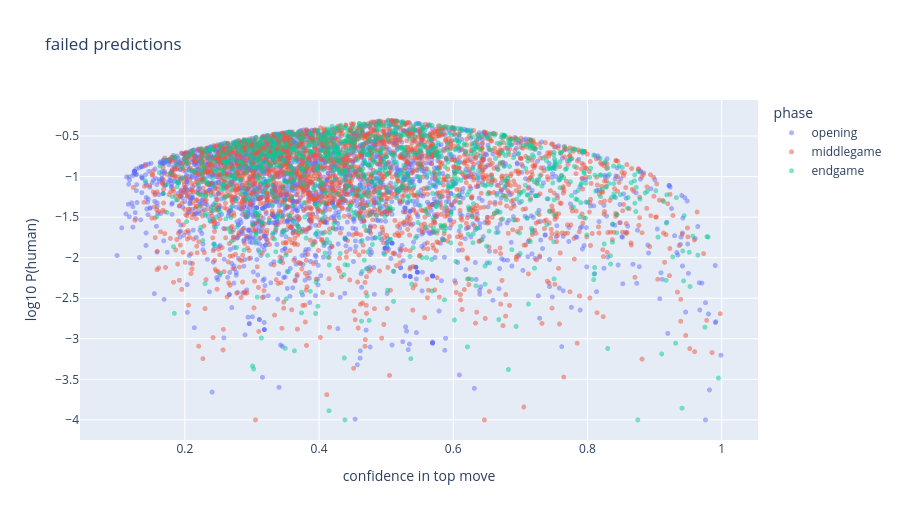

Notebook source saved alongside this figure:
### Code cell
sample = fails.sample(min(6000, len(fails)), random_state=42).copy()
sample["log_p_true"] = np.log10(sample["maia_p_true"].clip(1e-4))
scatter = px.scatter(
    sample, x="maia_p_top1", y="log_p_true", color="phase", category_orders={"phase": PHASES},
    opacity=0.5, height=520,
    hover_data={"opening": True, "elo_self": True, "clock_before": ":.0f", "move": True,
                "maia_move": True, "move_quality": True, "fen": True, "log_p_true": False},
    labels={"maia_p_top1": "confidence in top move", "log_p_true": "log10 P(human)",
            "move": "human move", "maia_move": "Maia move"},
    title="failed predictions")
scatter.update_traces(marker=dict(size=5))
scatter.show()

### Figure 1 — Plotly figure (JSON) as saved in the notebook; plotly's stock layout.template omitted (floating-point values rounded to 4 significant figures; data arrays with more than 128 entries replaced by an {"elided": "..."} marker saying what was removed)
{"data": [{"customdata": {"elided": "2406x7 mixed values"}, "hovertemplate": "phase=opening<br>confidence in top move=%{x}<br>opening=%{customdata[0]}<br>elo_self=%{customdata[1]}<br>clock_before=%{customdata[2]:.0f}<br>human move=%{customdata[3]}<br>Maia move=%{customdata[4]}<br>move_quality=%{customdata[5]}<br>fen=%{customdata[6]}<extra></extra>", "legendgroup": "opening", "marker": {"color": "#636efa", "opacity": 0.5, "size": 5, "symbol": "circle"}, "mode": "markers", "name": "opening", "showlegend": true, "type": "scattergl", "x": {"elided": "2406 float values"}, "xaxis": "x", "y": {"elided": "2406 float values"}, "yaxis": "y"}, {"customdata": {"elided": "2434x7 mixed values"}, "hovertemplate": "phase=middlegame<br>confidence in top move=%{x}<br>opening=%{customdata[0]}<br>elo_self=%{customdata[1]}<br>clock_before=%{customdata[2]:.0f}<br>human move=%{customdata[3]}<br>Maia move=%{customdata[4]}<br>move_quality=%{customdata[5]}<br>fen=%{customdata[6]}<extra></extra>", "legendgroup": "middlegame", "marker": {"color": "#EF553B", "opacity": 0.5, "size": 5, "symbol": "circle"}, "mode": "markers", "name": "middlegame", "showlegend": true, "type": "scattergl", "x": {"elided": "2434 float values"}, "xaxis": "x", "y": {"elided": "2434 float values"}, "yaxis": "y"}, {"customdata": {"elided": "1160x7 mixed values"}, "hovertemplate": "phase=endgame<br>confidence in top move=%{x}<br>opening=%{customdata[0]}<br>elo_self=%{customdata[1]}<br>clock_before=%{customdata[2]:.0f}<br>human move=%{customdata[3]}<br>Maia move=%{customdata[4]}<br>move_quality=%{customdata[5]}<br>fen=%{customdata[6]}<extra></extra>", "legendgroup": "endgame", "marker": {"color": "#00cc96", "opacity": 0.5, "size": 5, "symbol": "circle"}, "mode": "markers", "name": "endgame", "showlegend": true, "type": "scattergl", "x": {"elided": "1160 float values"}, "xaxis": "x", "y": {"elided": "1160 float values"}, "yaxis": "y"}], "layout": {"height": 520, "legend": {"title": {"text": "phase"}, "tracegroupgap": 0}, "title": {"text": "failed predictions"}, "xaxis": {"anchor": "y", "domain": [0, 1], "title": {"text": "confidence in top move"}}, "yaxis": {"anchor": "x", "domain": [0, 1], "title": {"text": "log10 P(human)"}}}}
